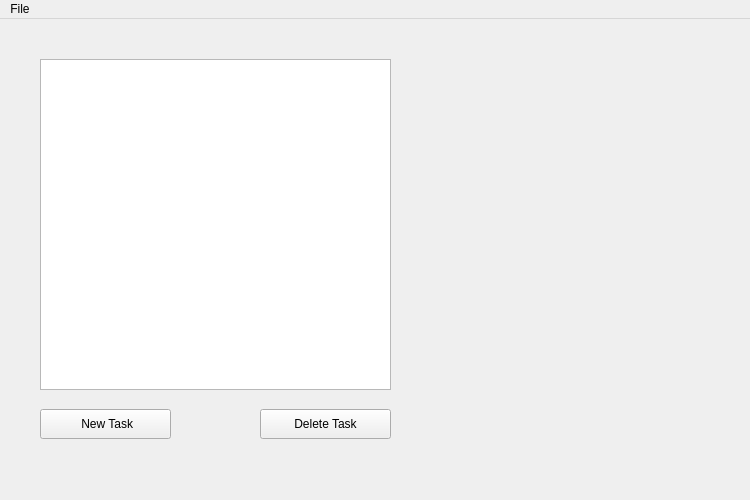
<?xml version="1.0" encoding="UTF-8"?>
<ui version="4.0">
 <class>MainWindow</class>
 <widget class="QMainWindow" name="MainWindow">
  <property name="geometry">
   <rect>
    <x>0</x>
    <y>0</y>
    <width>750</width>
    <height>500</height>
   </rect>
  </property>
  <property name="windowTitle">
   <string>Check List</string>
  </property>
  <widget class="QWidget" name="centralWidget">
   <widget class="QStackedWidget" name="stackedWidget">
    <property name="geometry">
     <rect>
      <x>0</x>
      <y>-10</y>
      <width>751</width>
      <height>491</height>
     </rect>
    </property>
    <property name="currentIndex">
     <number>1</number>
    </property>
    <widget class="QWidget" name="mainmenu">
     <widget class="QPushButton" name="loadPushButton">
      <property name="geometry">
       <rect>
        <x>270</x>
        <y>363</y>
        <width>199</width>
        <height>30</height>
       </rect>
      </property>
      <property name="toolTip">
       <string>&lt;html&gt;&lt;head/&gt;&lt;body&gt;&lt;p&gt;Load a check list&lt;/p&gt;&lt;/body&gt;&lt;/html&gt;</string>
      </property>
      <property name="text">
       <string>Open</string>
      </property>
     </widget>
     <widget class="QPushButton" name="newPushButton">
      <property name="geometry">
       <rect>
        <x>270</x>
        <y>320</y>
        <width>199</width>
        <height>30</height>
       </rect>
      </property>
      <property name="toolTip">
       <string>&lt;html&gt;&lt;head/&gt;&lt;body&gt;&lt;p&gt;Make a new check list&lt;/p&gt;&lt;/body&gt;&lt;/html&gt;</string>
      </property>
      <property name="text">
       <string>New</string>
      </property>
     </widget>
     <widget class="QLabel" name="label">
      <property name="geometry">
       <rect>
        <x>0</x>
        <y>0</y>
        <width>750</width>
        <height>500</height>
       </rect>
      </property>
      <property name="text">
       <string/>
      </property>
      <property name="pixmap">
       <pixmap>images/logoWithText.png</pixmap>
      </property>
      <property name="scaledContents">
       <bool>false</bool>
      </property>
      <property name="openExternalLinks">
       <bool>false</bool>
      </property>
     </widget>
     <zorder>label</zorder>
     <zorder>loadPushButton</zorder>
     <zorder>newPushButton</zorder>
    </widget>
    <widget class="QWidget" name="checklist">
     <widget class="QListWidget" name="listWidget">
      <property name="geometry">
       <rect>
        <x>40</x>
        <y>50</y>
        <width>351</width>
        <height>331</height>
       </rect>
      </property>
      <property name="toolTip">
       <string>&lt;html&gt;&lt;head/&gt;&lt;body&gt;&lt;p&gt;Click on an item to cross it out!&lt;/p&gt;&lt;/body&gt;&lt;/html&gt;</string>
      </property>
      <property name="styleSheet">
       <string notr="true"/>
      </property>
      <property name="frameShape">
       <enum>QFrame::StyledPanel</enum>
      </property>
      <property name="frameShadow">
       <enum>QFrame::Sunken</enum>
      </property>
      <property name="editTriggers">
       <set>QAbstractItemView::DoubleClicked|QAbstractItemView::EditKeyPressed|QAbstractItemView::SelectedClicked</set>
      </property>
      <property name="alternatingRowColors">
       <bool>true</bool>
      </property>
      <property name="textElideMode">
       <enum>Qt::ElideMiddle</enum>
      </property>
      <property name="viewMode">
       <enum>QListView::ListMode</enum>
      </property>
      <property name="currentRow">
       <number>-1</number>
      </property>
      <property name="sortingEnabled">
       <bool>false</bool>
      </property>
     </widget>
     <widget class="QLabel" name="projectname">
      <property name="geometry">
       <rect>
        <x>430</x>
        <y>140</y>
        <width>111</width>
        <height>31</height>
       </rect>
      </property>
      <property name="text">
       <string/>
      </property>
     </widget>
     <widget class="QLabel" name="projectscore">
      <property name="geometry">
       <rect>
        <x>430</x>
        <y>220</y>
        <width>111</width>
        <height>31</height>
       </rect>
      </property>
      <property name="text">
       <string/>
      </property>
     </widget>
     <widget class="QPushButton" name="newTaskButton">
      <property name="geometry">
       <rect>
        <x>40</x>
        <y>400</y>
        <width>131</width>
        <height>30</height>
       </rect>
      </property>
      <property name="text">
       <string> New Task</string>
      </property>
      <property name="icon">
       <iconset>
        <normaloff>../build-Checklist-Desktop_Qt_5_10_0_GCC_64bit-Debug/images/icons8-plus-48.png</normaloff>../build-Checklist-Desktop_Qt_5_10_0_GCC_64bit-Debug/images/icons8-plus-48.png</iconset>
      </property>
     </widget>
     <widget class="QPushButton" name="deleteButton">
      <property name="geometry">
       <rect>
        <x>260</x>
        <y>400</y>
        <width>131</width>
        <height>30</height>
       </rect>
      </property>
      <property name="text">
       <string>Delete Task</string>
      </property>
      <property name="icon">
       <iconset>
        <normaloff>../build-Checklist-Desktop_Qt_5_10_0_GCC_64bit-Debug/images/icons8-cancel-48.png</normaloff>../build-Checklist-Desktop_Qt_5_10_0_GCC_64bit-Debug/images/icons8-cancel-48.png</iconset>
      </property>
     </widget>
    </widget>
   </widget>
  </widget>
  <widget class="QMenuBar" name="menuBar">
   <property name="geometry">
    <rect>
     <x>0</x>
     <y>0</y>
     <width>750</width>
     <height>27</height>
    </rect>
   </property>
   <property name="autoFillBackground">
    <bool>true</bool>
   </property>
   <widget class="QMenu" name="menuFile">
    <property name="title">
     <string>File</string>
    </property>
    <addaction name="actionNewMenu"/>
    <addaction name="actionLoad"/>
    <addaction name="actionSave"/>
    <addaction name="separator"/>
    <addaction name="actionExitMenu"/>
   </widget>
   <addaction name="menuFile"/>
  </widget>
  <action name="actionNewMenu">
   <property name="text">
    <string>New</string>
   </property>
   <property name="shortcut">
    <string>Ctrl+N</string>
   </property>
  </action>
  <action name="actionLoad">
   <property name="text">
    <string>Open</string>
   </property>
   <property name="shortcut">
    <string>Ctrl+O</string>
   </property>
  </action>
  <action name="actionSave">
   <property name="enabled">
    <bool>false</bool>
   </property>
   <property name="text">
    <string>Save</string>
   </property>
   <property name="shortcut">
    <string>Ctrl+S</string>
   </property>
  </action>
  <action name="actionExitMenu">
   <property name="text">
    <string>Exit</string>
   </property>
   <property name="shortcut">
    <string>Ctrl+Q</string>
   </property>
  </action>
 </widget>
 <layoutdefault spacing="6" margin="11"/>
 <resources/>
 <connections/>
</ui>
